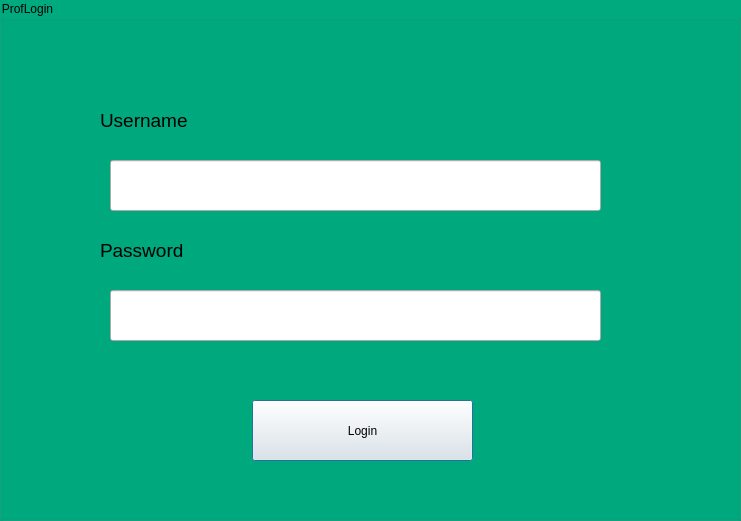
<?xml version="1.0" encoding="UTF-8"?>
<ui version="4.0">
 <class>loginProfesseur</class>
 <widget class="QDialog" name="loginProfesseur">
  <property name="geometry">
   <rect>
    <x>0</x>
    <y>0</y>
    <width>741</width>
    <height>521</height>
   </rect>
  </property>
  <property name="windowTitle">
   <string>Dialog</string>
  </property>
  <widget class="QGroupBox" name="ProfLogin">
   <property name="geometry">
    <rect>
     <x>0</x>
     <y>0</y>
     <width>741</width>
     <height>521</height>
    </rect>
   </property>
   <property name="styleSheet">
    <string notr="true">#ProfLogin{
background:rgb(0, 170, 127);}</string>
   </property>
   <property name="title">
    <string>ProfLogin</string>
   </property>
   <widget class="QLabel" name="UserProfLog">
    <property name="geometry">
     <rect>
      <x>100</x>
      <y>110</y>
      <width>111</width>
      <height>20</height>
     </rect>
    </property>
    <property name="font">
     <font>
      <pointsize>14</pointsize>
     </font>
    </property>
    <property name="text">
     <string>Username</string>
    </property>
   </widget>
   <widget class="QLabel" name="PassProfLog">
    <property name="geometry">
     <rect>
      <x>100</x>
      <y>240</y>
      <width>101</width>
      <height>20</height>
     </rect>
    </property>
    <property name="font">
     <font>
      <pointsize>14</pointsize>
     </font>
    </property>
    <property name="text">
     <string>Password</string>
    </property>
   </widget>
   <widget class="QLineEdit" name="UserProfLog_2">
    <property name="geometry">
     <rect>
      <x>110</x>
      <y>160</y>
      <width>491</width>
      <height>51</height>
     </rect>
    </property>
   </widget>
   <widget class="QLineEdit" name="PassProfLog_2">
    <property name="geometry">
     <rect>
      <x>110</x>
      <y>290</y>
      <width>491</width>
      <height>51</height>
     </rect>
    </property>
   </widget>
   <widget class="QPushButton" name="ProfLogButton">
    <property name="geometry">
     <rect>
      <x>252</x>
      <y>400</y>
      <width>221</width>
      <height>61</height>
     </rect>
    </property>
    <property name="text">
     <string>Login</string>
    </property>
   </widget>
  </widget>
 </widget>
 <resources/>
 <connections/>
</ui>
